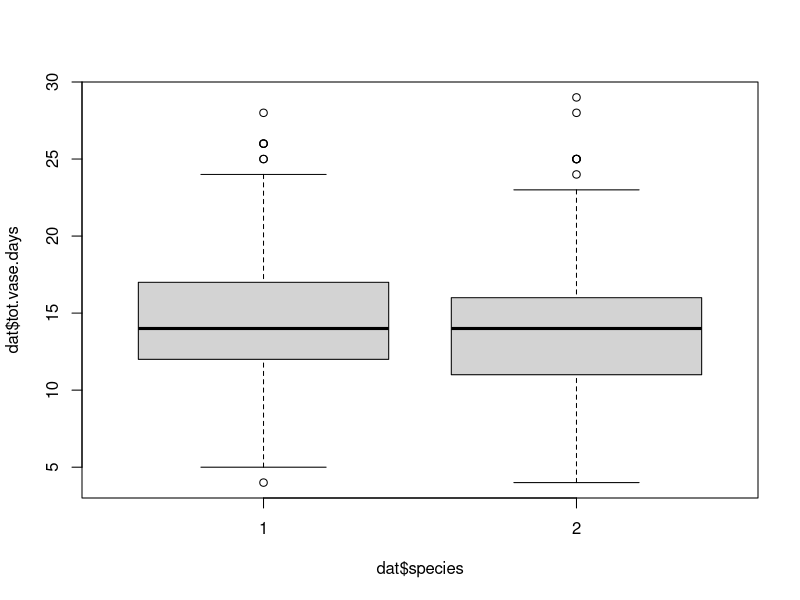

Here is the R script that generated this plot: (Note: this script raises an error after producing the figure.)
## ---- chunk 1
knitr::opts_chunk$set(echo = TRUE)
## ---- chunk 2
dat <- read.csv("DummyData.csv", header = T, sep = ";", check.names = F, quote = "")
names(dat) <- c("flowerID", "garden", "species", "compound", "tot.vase.days")
head(dat)
## ---- chunk 3
dat$compound <- as.factor(dat$compound)
dat$garden <- as.factor(dat$species)
dat$species <- as.factor(dat$species)


## ---- chunk 4
plot(dat$tot.vase.days ~ dat$species)

ggplot(dat, 
       aes(x=compound, y= tot.vase.days)) +
  geom_boxplot(color = "blue") + 
  theme(axis.title=element_text(size=15), axis.text = element_text(size=15))

ggplot(dat, 
       aes(x=garden, y= tot.vase.days)) +
  geom_boxplot(color = "blue") + 
  theme(axis.title=element_text(size=15), axis.text = element_text(size=15))

ggplot(dat, 
       aes(x=compound, y= tot.vase.days)) +
  geom_col(aes(color = garden)) + 
  theme(axis.title=element_text(size=15), axis.text = element_text(size=15))

ggplot(dat) +
  geom_col(aes(x = compound, y = tot.vase.days, fill = species)) + 
  theme(axis.title=element_text(size=15), axis.text = element_text(size=15))
## ---- chunk 5

box_tot <- ggplot(dat) +
  geom_boxplot(aes(x = compound, y = tot.vase.days)) + 
  theme(axis.title=element_text(size=15), axis.text = element_text(size=15)) +
  xlab("Compound Type") + ylab("Days of Freshness") +
  scale_y_continuous(limits = c(0, 30), breaks = seq(0, 30, by = 5))

box_garden <- ggplot(dat) +
  geom_boxplot(aes(x = compound, y = tot.vase.days, fill = garden)) + 
  theme(axis.title=element_text(size=15), axis.text = element_text(size=15)) +
  xlab("Compound Type") + ylab("Days of Freshness") +
  scale_y_continuous(limits = c(0, 30), breaks = seq(0, 30, by = 5))

box_species <- ggplot(dat) +
  geom_boxplot(aes(x = compound, y = tot.vase.days, fill = species)) + 
  theme(axis.title=element_text(size=15), axis.text = element_text(size=15)) +
  xlab("Compound Type") + ylab("Days of Freshness") + 
  scale_y_continuous(limits = c(0, 30), breaks = seq(0, 30, by = 5))

## ---- chunk 6
ggsave("box_tot.jpeg", box_tot, width = 17, height = 10, dpi = 200, unit = "cm")
ggsave("box_garden.jpeg", box_garden, width = 17, height = 10, dpi = 200, unit = "cm")
ggsave("box_species.jpeg", box_species, width = 17, height = 10, dpi = 200, unit = "cm")


